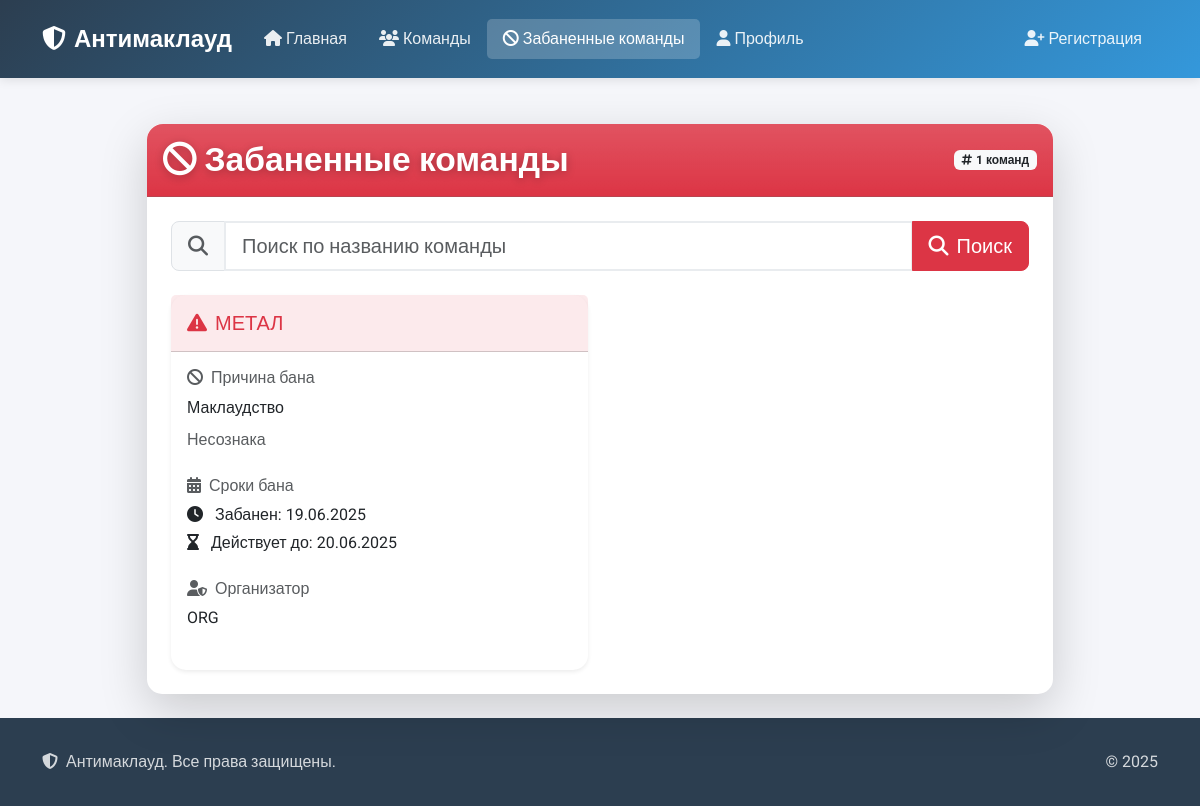
Screenshot of /teams/banned/ with the database file from the repository.
### core/models.py (models this page shows, shortened)
class BanTeam(models.Model):
    team = models.ForeignKey(Team, on_delete=models.CASCADE)
    organizer = models.ForeignKey(User, on_delete=models.SET_NULL, null=True)
    reason = models.ForeignKey(BanReason, on_delete=models.SET_NULL, null=True)
    ban_date = models.DateField()
    expiry_date = models.DateField(blank=True, null=True)
    description = models.TextField(blank=True, null=True)
    created_at = models.DateTimeField(auto_now_add=True)
    updated_at = models.DateTimeField(auto_now=True)
    class Meta:
        verbose_name_plural = "Banned Teams"

class Team(models.Model):
    name = models.CharField(max_length=100, unique=True)
    messenger_link = models.URLField(blank=True, null=True)
    chevron = models.ImageField(upload_to='team_chevrons/', blank=True, null=True)
    description = models.TextField(blank=True, null=True)
    created_at = models.DateTimeField(auto_now_add=True)
    updated_at = models.DateTimeField(auto_now=True)

class BanReason(models.Model):
    name = models.CharField(max_length=100)
    description = models.TextField(blank=True, null=True)
    created_at = models.DateTimeField(auto_now_add=True)
    updated_at = models.DateTimeField(auto_now=True)

class User(AbstractUser):
    class Role(models.TextChoices):
        ADMIN = 'ADMIN', 'Администратор'
        ORGANIZER = 'ORGANIZER', 'Организатор'
        MEMBER = 'MEMBER', 'Участник'
    role = models.CharField(
        max_length=50,
        choices=Role.choices,
        default=Role.MEMBER,
    )
    phone = models.CharField(max_length=20, blank=True, null=True)
    chevron_photo = models.ImageField(upload_to='chevrons/', blank=True, null=True)
    team = models.ForeignKey('Team', on_delete=models.SET_NULL, blank=True, null=True)

### core/views.py (the view)
# urls.py: path('teams/banned/', teams_banned, name='teams_banned'),
def teams_banned(request):
    search_query = request.GET.get('search', '')
    banned_teams = BanTeam.objects.all().order_by('-ban_date')
    if search_query:
        banned_teams = banned_teams.filter(team__name__icontains=search_query)
    return render(request, 'teams_banned.html', {'banned_teams': banned_teams, 'search_query': search_query})

### templates/teams_banned.html (shortened to what this page needs)
{% extends 'base.html' %}
{% block content %}
<div class="container py-4">
    <div class="row justify-content-center">
        <div class="col-md-10">
            <div class="card shadow-lg">
                <div class="card-header bg-danger bg-gradient text-white py-3" style="border-top-left-radius: 1rem; border-top-right-radius: 1rem;">
                    <div class="d-flex justify-content-between align-items-center">
                        <h2 class="card-title mb-0" style="font-size:2.1rem; font-weight:800; text-shadow: 0 2px 8px rgba(0,0,0,0.25);">
                            <i class="fas fa-ban me-2"></i>Забаненные команды
                        </h2>
                        <span class="badge bg-light text-dark">
                            <i class="fas fa-hashtag me-1"></i>{{ banned_teams|length }} команд
                        </span>
                    </div>
                </div>
                <div class="card-body p-4">
                    <form method="get" class="mb-4">
                        <div class="input-group input-group-lg">
                            <span class="input-group-text bg-light">
                                <i class="fas fa-search text-muted"></i>
                            </span>
                            <input type="text" name="search" class="form-control" placeholder="Поиск по названию команды" value="{{ search_query|default:'' }}">
                            <button type="submit" class="btn btn-danger">
                                <i class="fas fa-search me-2"></i>Поиск
                            </button>
                        </div>
                    </form>
                    {% if banned_teams %}
                    <div class="row g-4">
                        {% for ban in banned_teams %}
                        <div class="col-md-6">
                            <div class="card h-100 border-danger shadow-sm hover-shadow">
                                <div class="card-header bg-danger bg-opacity-10 py-3">
                                    <h5 class="card-title mb-0 text-danger">
                                        <i class="fas fa-exclamation-triangle me-2"></i>{{ ban.team.name }}
                                    </h5>
                                </div>
                                <div class="card-body">
                                    <div class="mb-4">
                                        <h6 class="text-muted mb-2">
                                            <i class="fas fa-ban me-2"></i>Причина бана
                                        </h6>
                                        <p class="mb-0">{{ ban.reason.name }}</p>
                                        {% if ban.description %}
                                        <p class="text-muted mt-2 mb-0">{{ ban.description }}</p>
                                        {% endif %}
                                    </div>
                                    <div class="mb-4">
                                        <h6 class="text-muted mb-2">
                                            <i class="fas fa-calendar-alt me-2"></i>Сроки бана
                                        </h6>
                                        <div class="d-flex flex-column">
                                            <span class="mb-1">
                                                <i class="fas fa-clock me-2"></i>
                                                Забанен: {{ ban.ban_date|date:"d.m.Y" }}
                                            </span>
                                            {% if ban.expiry_date %}
                                            <span>
                                                <i class="fas fa-hourglass-end me-2"></i>
                                                Действует до: {{ ban.expiry_date|date:"d.m.Y" }}
                                            </span>
                                            {% endif %}
                                        </div>
                                    </div>
                                    {% if ban.organizer %}
                                    <div class="mb-4">
                                        <h6 class="text-muted mb-2">
                                            <i class="fas fa-user-shield me-2"></i>Организатор
                                        </h6>
                                        <p class="mb-0">{{ ban.organizer.username }}</p>
                                    </div>
                                    {% endif %}
                                </div>
                            </div>
                        </div>
                        {% endfor %}
                    </div>
                    {% else %}
                    <div class="text-center py-5">
                        <i class="fas fa-check-circle fa-3x text-success mb-3"></i>
                        <h4 class="text-muted">Нет забаненных команд</h4>
                        <p class="text-muted">Все команды активны</p>
                    </div>
                    {% endif %}
                </div>
            </div>
        </div>
    </div>
</div>
{% endblock %}

### templates/base.html (style rules this page uses)
:root { --primary-color: #2c3e50; --secondary-color: #3498db; --accent-color: #e74c3c; --text-color: #2c3e50; --light-bg: #f8f9fa; }
body { font-family: 'Roboto', sans-serif; color: var(--text-color); background-color: #f5f6fa; padding-top: 76px; min-height: 100vh; display: flex; flex-direction: column; }
.container { flex: 1; }
.card { border: none; border-radius: 15px; box-shadow: 0 4px 15px rgba(0,0,0,0.05); transition: transform 0.3s ease, box-shadow 0.3s ease; }
.btn { border-radius: 8px; padding: 0.6rem 1.2rem; font-weight: 500; transition: all 0.3s ease; }
.form-control { border-radius: 8px; border: 2px solid #e9ecef; padding: 0.8rem 1rem; transition: all 0.3s ease; }

### templates/teams_banned.html (style rules this page uses)
.hover-shadow { transition: all 0.3s ease; }

### rows the page displays
BanTeam: team.name "МЕТАЛ", reason.name "Маклаудство", description "Несознака", ban_date "19.06.2025", expiry_date "20.06.2025", organizer.username "ORG"

### other values shown
{{ banned_teams|length }} "1"
